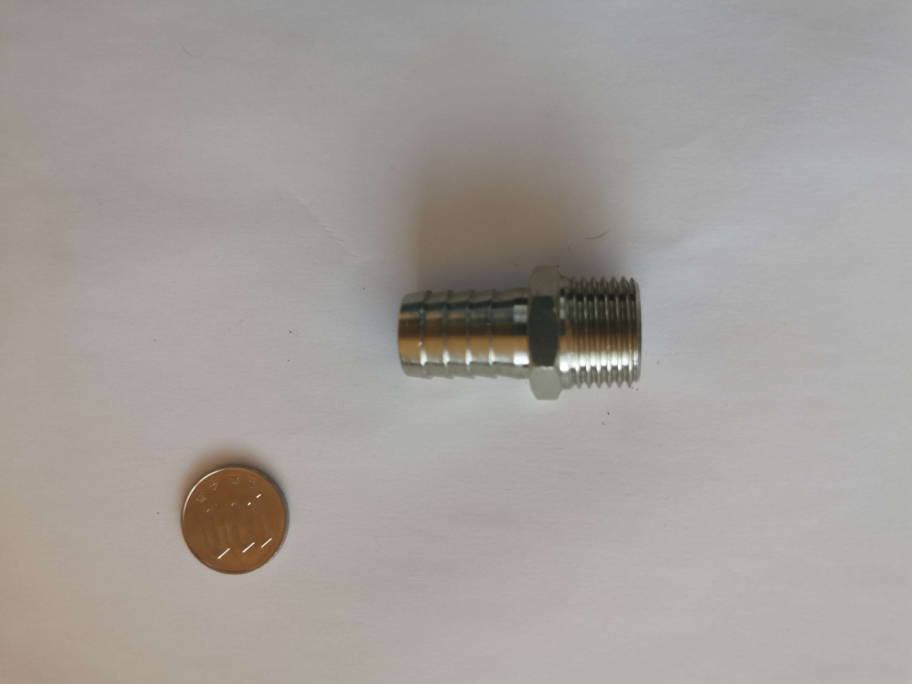
#> input picture DataBase/image7.jpg, 3648 x 2736 px (shown at 1/4 size)
$ jupyter execute droite_normale.ipynb
#> lines starting #> are read from the running program, lines starting #| are printed output that depends on the picture; after the words box and inside, x2 and y2 are one past the last pixel; in counts of white or black regions, pixels touching at a corner belong together; long printed decimals are rounded
### SRC/diametre_monnaie.py
import cv2
import numpy as np
import os

def conversion_piece(image_path,taille_piece):
    # Afficher le chemin absolu pour le débogage
    print(f"Chemin absolu de l'image: {os.path.abspath(image_path)}")

    # Vérifier si le fichier existe
    if not os.path.exists(image_path):
        print("Le fichier spécifié n'existe pas.")
        return None

    image = cv2.imread(image_path)#charge image
    if image is None:
        raise ValueError("L'image n'a pas pu être chargée.")

    gray = cv2.cvtColor(image, cv2.COLOR_BGR2GRAY)
    _,thresh = cv2.threshold(gray,0,255,cv2.THRESH_BINARY+cv2.THRESH_OTSU)
    thresh = cv2.bitwise_not(thresh)

    element = cv2.getStructuringElement(shape=cv2.MORPH_RECT, ksize=(5, 5))

    morph_img = thresh.copy()
    cv2.morphologyEx(src=thresh, op=cv2.MORPH_CLOSE, kernel=element, dst=morph_img)

    contours,_ = cv2.findContours(morph_img,cv2.RETR_TREE,cv2.CHAIN_APPROX_SIMPLE) #trouver les contours

    output_image = cv2.cvtColor(morph_img, cv2.COLOR_GRAY2BGR)# préparer l'image de sortie

    height, width = morph_img.shape[:2]# dimensions de l'image

    y_limit1 = height - 800 #limite
    y_limit2 = 800

    max_contour = None #contour et aire
    max_area = 0

    for cnt in contours: #on cherche dans la zone les contours
        (x, y), radius = cv2.minEnclosingCircle(cnt)
        center = (int(x), int(y))
        if (center[1] > y_limit1 or center[1] < y_limit2):
            area = cv2.contourArea(cnt)
            if area > max_area:
                max_area = area
                max_contour = cnt

    if max_contour is not None:
        (x, y), radius = cv2.minEnclosingCircle(max_contour)
        diameter = 2 * int(radius)
    else:
        diameter = 0

    cv2.imwrite('output_image_with_diameter.jpg', output_image)

    return taille_piece/diameter #diametre

def estimate_image(image_path):
    image = cv2.imread(image_path)#charge image
    if image is None:
        raise ValueError("L'image n'a pas pu être chargée.")

    gray = cv2.cvtColor(image, cv2.COLOR_BGR2GRAY)
    _,thresh = cv2.threshold(gray,0,255,cv2.THRESH_BINARY+cv2.THRESH_OTSU)
    thresh = cv2.bitwise_not(thresh)

    element = cv2.getStructuringElement(shape=cv2.MORPH_RECT, ksize=(5, 5))

    morph_img = thresh.copy()
    cv2.morphologyEx(src=thresh, op=cv2.MORPH_CLOSE, kernel=element, dst=morph_img)

    contours,_ = cv2.findContours(morph_img,cv2.RETR_TREE,cv2.CHAIN_APPROX_SIMPLE) #trouver les contours

    output_image = cv2.cvtColor(morph_img, cv2.COLOR_GRAY2BGR)# préparer l'image de sortie

    height, width = morph_img.shape[:2]# dimensions de l'image

    y_limit1 = height - 800 #limite
    y_limit2 = 800

    max_contour = None #contour et aire
    max_area = 0

    for cnt in contours: #on cherche dans la zone les contours
        (x, y), radius = cv2.minEnclosingCircle(cnt)
        center = (int(x), int(y))
        if (center[1] > y_limit1 or center[1] < y_limit2):
            area = cv2.contourArea(cnt)
            if area > max_area:
                max_area = area
                max_contour = cnt

    if max_contour is not None:
        (x, y), radius = cv2.minEnclosingCircle(max_contour)
        diameter = 2 * int(radius)
    else:
        diameter = 0

    (x, y), radius = cv2.minEnclosingCircle(max_contour)
    center = (int(x), int(y))
    radius = int(radius)
    cv2.circle(output_image, center, radius, (0, 255, 0), 2)
    cv2.circle(output_image, center, 1, (0, 0, 255), 3)
    start_point = (int(x - radius), int(y))
    end_point = (int(x + radius), int(y))
    cv2.line(output_image, start_point, end_point, (255, 0, 0), 2)

    return output_image #output image


image_path = '../DataBase/image7.jpg'
conversion = conversion_piece(image_path,22.6)
#> in conversion_piece, image is the input picture: shape (2736, 3648, 3); mean B, G, R 153.8, 157.9, 163.2
#> in conversion_piece, `gray = cv2.cvtColor(image, cv2.COLOR_BGR2GRAY)`:
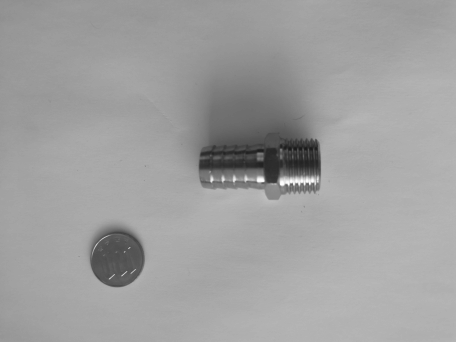
#> gray: shape (2736, 3648) (shown at 1/8 size); min 23, max 255, mean 159.1
#> in conversion_piece, `_,thresh = cv2.threshold(gray,0,255,cv2.THRESH_BINARY+cv2.THRESH_OTSU)`:
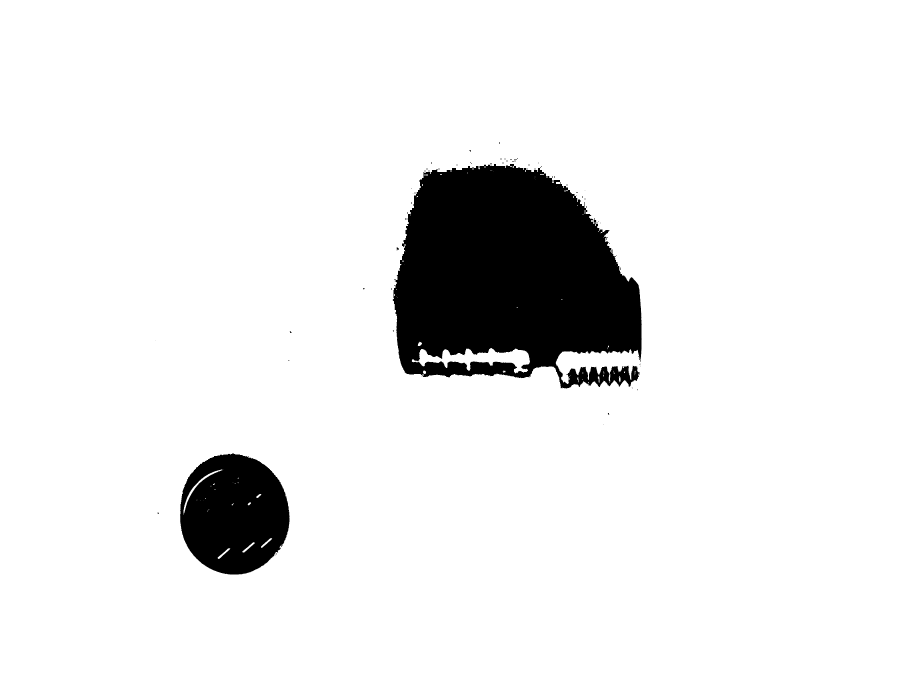
#> thresh: shape (2736, 3648) (shown at 1/4 size); 91.7% white; 76 black regions (65 under 20 px), largest, box (x1, y1, x2, y2) and area: (1571, 654, 2567, 1554) 659143, (720, 1814, 1158, 2298) 163661, (1586, 990, 1595, 1002) 68
#> in conversion_piece, `thresh = cv2.bitwise_not(thresh)`:
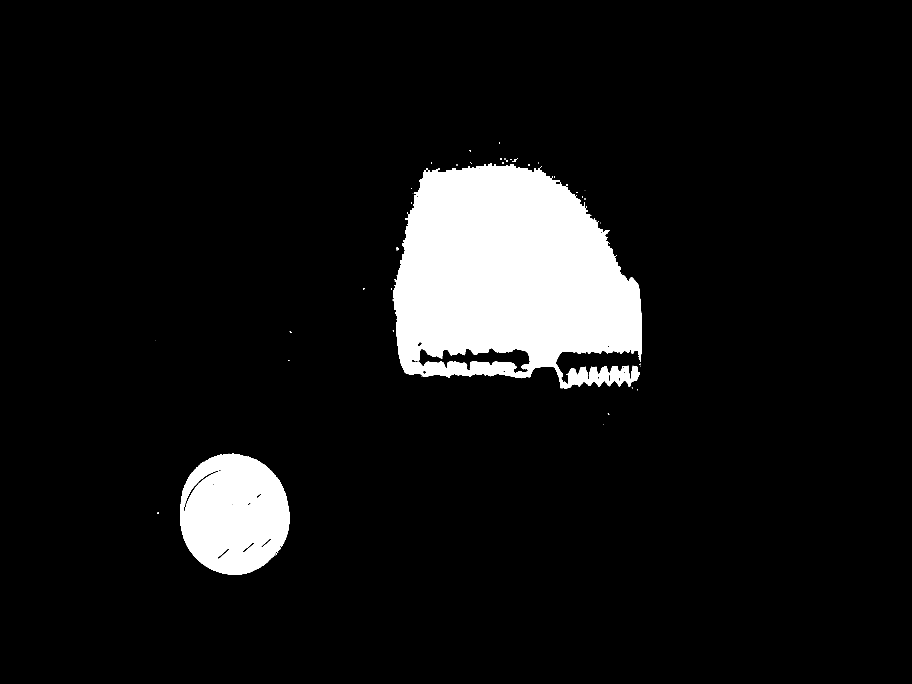
#> thresh: shape (2736, 3648) (shown at 1/4 size); 8.3% white; 76 white regions (65 under 20 px), largest, box (x1, y1, x2, y2) and area: (1571, 654, 2567, 1554) 659143, (720, 1814, 1158, 2298) 163661, (1586, 990, 1595, 1002) 68
#> in conversion_piece, `contours,_ = cv2.findContours(morph_img,cv2.RETR_TREE,cv2.CHAIN_APPROX..`: contours = 73 contours, 51 with area under 20; largest, box (x1, y1, x2, y2) and area: (1571, 654, 2567, 1554) 680176, (720, 1814, 1158, 2298) 166542, (1674, 1392, 2120, 1492) 20800, (733, 1882, 873, 2048) 1841, (871, 2192, 920, 2236) 494
#> the loop in conversion_piece, `for cnt in contours:` made 73 passes
#> (x, y, radius, center, area, max_area) on pass 2: (926.2, 2056.7, 243.1, (926, 2056), 166542, 166542)
#> after the loop in conversion_piece, `for cnt in contours:`: max_area = 166542; max_contour = contour of 641 points, box (x1, y1, x2, y2) (720, 1814, 1158, 2298), area 166542
#> in conversion_piece, `(x, y), radius = cv2.minEnclosingCircle(max_contour)`: x = 926.2; y = 2056.7; radius = 243.1
#> in conversion_piece, `diameter = 2 * int(radius)`: diameter = 486
#> conversion = 0.0465
cv2.imwrite('diametre_piece.png', estimate_image(image_path))
#> the loop in estimate_image, `for cnt in contours:` made 73 passes
#> after the loop in estimate_image, `for cnt in contours:`: max_area = 166542
#> in estimate_image, `(x, y), radius = cv2.minEnclosingCircle(max_contour)`: x = 926.2; y = 2056.7; radius = 243.1
#> in estimate_image, `diameter = 2 * int(radius)`: diameter = 486
#> in estimate_image, `center = (int(x), int(y))`: center = (926, 2056)
#> in estimate_image, `radius = int(radius)`: radius = 243
#> in estimate_image, `start_point = (int(x - radius), int(y))`: start_point = (683, 2056)
#> in estimate_image, `end_point = (int(x + radius), int(y))`: end_point = (1169, 2056)
if conversion:
    print(f"Conversion estimée en pixels : {conversion}")
#| Conversion estimée en pixels : 0.0465

### SRC/droite_normale.ipynb
[cell 1]
import cv2
import numpy as np
from matplotlib import pyplot as plt
import nbimporter
from diametre_monnaie import conversion_piece

[cell 2]
image_path = '../DataBase/image7.jpg'

reference_object_mm = 22.6  # diamètre de la pièce de monnaie en mm

# Les dimensions réelles en millimètres de la piece

diametre_reel_mm = 20  # Diamètre réel du filetage en mm
pas_reel_mm = 25.4 / 14 # Pas réel du filetage en mm

[cell 3]
def match(template,img):
    w, h = template.shape[::-1]
    res = cv2.matchTemplate(img,template,cv2.TM_CCOEFF_NORMED)
    min_val, max_val, min_loc, max_loc = cv2.minMaxLoc(res)

    top_left = max_loc
    bottom_right = (top_left[0] + w, top_left[1] + h)
    cv2.rectangle(img,top_left, bottom_right, 255, 2)

    return img,res,max_val

[cell 4]
def extract_line_pixels(img, start_point, end_point):
    height, width = img.shape[:2]  # Obtenir les dimensions de l'image
    num_points = max(abs(end_point[1] - start_point[1]), abs(end_point[0] - start_point[0]))

    x_values = np.linspace(start_point[0], end_point[0], num=num_points, endpoint=False).astype(int)
    y_values = np.linspace(start_point[1], end_point[1], num=num_points, endpoint=False).astype(int)

    x_values = np.clip(x_values, 0, width-1)
    y_values = np.clip(y_values, 0, height-1)

    pixel_values = img[y_values, x_values]

    return pixel_values

[cell 5]
def draw_tooth_pattern(image_path, pas_reel_mm, reference_object_mm, rotation):
    # Supposons que cette fonction retourne la taille en pixels du diamètre réel
    size_pixels = conversion_piece(image_path, reference_object_mm)

    if size_pixels <= 0:
        raise ValueError("La taille en pixels doit être positive et non nulle")

    pas_pixels = pas_reel_mm / size_pixels
    tooth_height = max(int(1 / size_pixels), 1)  # Assurez-vous que la hauteur est au moins 1

    pattern_width = int(pas_pixels) * 4  # Largeur pour 4 dents

    pattern_image = np.zeros((tooth_height, pattern_width), dtype=np.uint8)

    # Dessiner 4 dents
    for i in range(4):
        start_x = int(i * pas_pixels + pas_pixels * 0.25)
        end_x = int((i + 1) * pas_pixels - pas_pixels * 0.25)
        middle_x = int((start_x + end_x) / 2)

        cv2.line(pattern_image, (start_x, tooth_height - 1), (middle_x, 0), 255, 1)
        cv2.line(pattern_image, (middle_x, 0), (end_x, tooth_height - 1), 255, 1)

    if rotation:
        pattern_image = cv2.rotate(pattern_image, cv2.ROTATE_180)

    return pattern_image

[cell 6]
def match_and_draw_normal_and_analyze(image_path, pas_reel_mm, reference_object_mm, rotation):
    template = draw_tooth_pattern(image_path, pas_reel_mm, reference_object_mm, rotation)

    # Ensure the image is correctly loaded
    img_color = cv2.imread(image_path)
    if img_color is None:
        raise FileNotFoundError("The image could not be loaded. Please check the image path.")

    # Continue with filtering and processing as before
    img_filtered = cv2.bilateralFilter(img_color, d=9, sigmaColor=75, sigmaSpace=75)
    gray = cv2.cvtColor(img_filtered, cv2.COLOR_BGR2GRAY)
    clahe = cv2.createCLAHE(clipLimit=2.0, tileGridSize=(8, 8))
    gray_clahe = clahe.apply(gray)
    thresh = cv2.adaptiveThreshold(gray_clahe, 255, cv2.ADAPTIVE_THRESH_GAUSSIAN_C, cv2.THRESH_BINARY, 11, 2)
    thresh = cv2.bitwise_not(thresh)
    cv2.imwrite('try.jpg', thresh)

    # Ensure the template and the image are correctly passed to the match function
    img_with_rectangle, res, max_val = match(template, gray_clahe)

    # Continue your function as before
    w, h = template.shape[::-1]
    top_left = cv2.minMaxLoc(res)[3]
    bottom_right = (top_left[0] + w, top_left[1] + h)
    center = ((top_left[0] + bottom_right[0]) // 2, (top_left[1] + bottom_right[1]) // 2)
    length = 2000  # Adjust as necessary
    cv2.imwrite('try.jpg', img_with_rectangle)

    start_point = (center[0], center[1] - length // 2)
    end_point = (center[0], center[1] + length // 2)
    pixel_values = extract_line_pixels(gray, start_point, end_point)

    return pixel_values

[cell 7]
# [21 lines left out: function diameter_filtage, not called in this run]

[cell 8]
import numpy as np
import matplotlib.pyplot as plt

pixel_values = match_and_draw_normal_and_analyze(image_path, pas_reel_mm, reference_object_mm, False)
#> the loop in conversion_piece (call 2), `for cnt in contours:` made 73 passes
#> after the loop in draw_tooth_pattern, `for i in range(4):`:
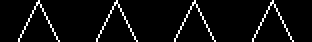
#> pattern_image: shape (21, 156) (shown 2 times larger); 5% white in thin lines or dots, all inside (x1, y1, x2, y2) = (9, 0, 147, 21)
#> in match_and_draw_normal_and_analyze, `gray_clahe = clahe.apply(gray)`:
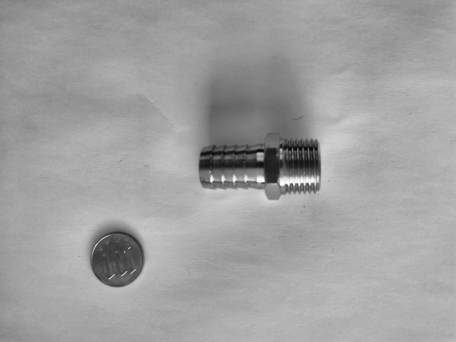
#> gray_clahe: shape (2736, 3648) (shown at 1/8 size); min 10, max 255, mean 160.1
#> in match_and_draw_normal_and_analyze, `thresh = cv2.adaptiveThreshold(gray_clahe, 255, cv2.ADAPTIVE_THRESH_GA..`:
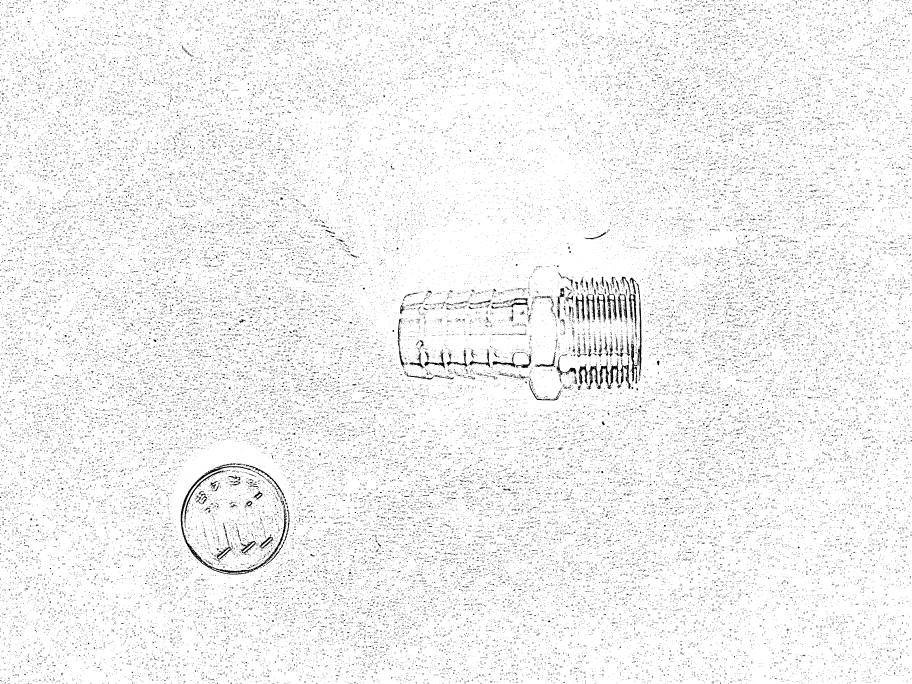
#> thresh: shape (2736, 3648) (shown at 1/4 size); 95.2% white; black in thin lines or dots
#> in match_and_draw_normal_and_analyze, `thresh = cv2.bitwise_not(thresh)`:
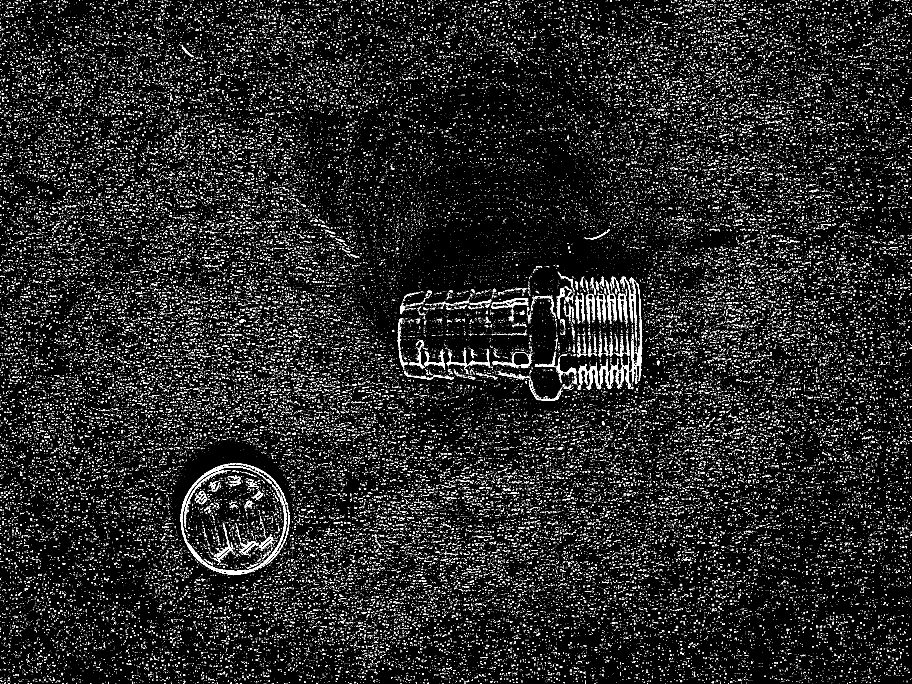
#> thresh: shape (2736, 3648) (shown at 1/4 size); 4.8% white in thin lines or dots
#> in match, `res = cv2.matchTemplate(img,template,cv2.TM_CCOEFF_NORMED)`:
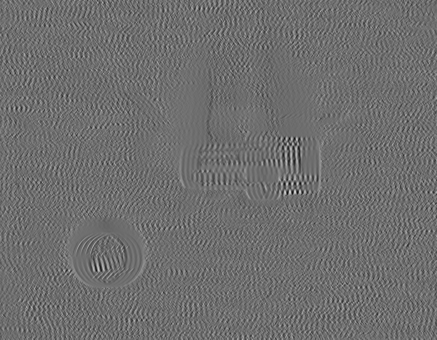
#> res: shape (2716, 3493) float32 (shown at 1/8 size); min -0.162, max 0.212, mean -3.52e-05; drawn with min black and max white

plt.figure(figsize=(10, 2))
plt.plot(pixel_values, color='gray')

plt.grid(True)
plt.show()
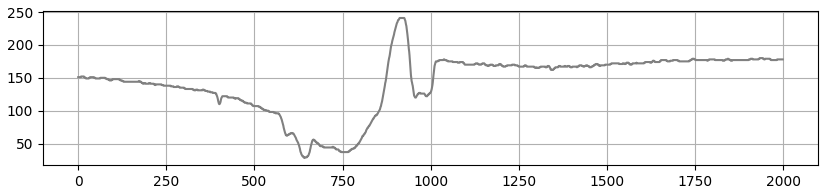
#> figure drawn by matplotlib, 1 panel; curve peaks at x = 912, y = 241

[cell 9]
#methode ombre shadow removal modele de machine learning

[cell 10]
match_and_draw_normal_and_analyze(image_path, pas_reel_mm, reference_object_mm, False)

$ run again, with DataBase/image15.jpg copied over DataBase/image7.jpg
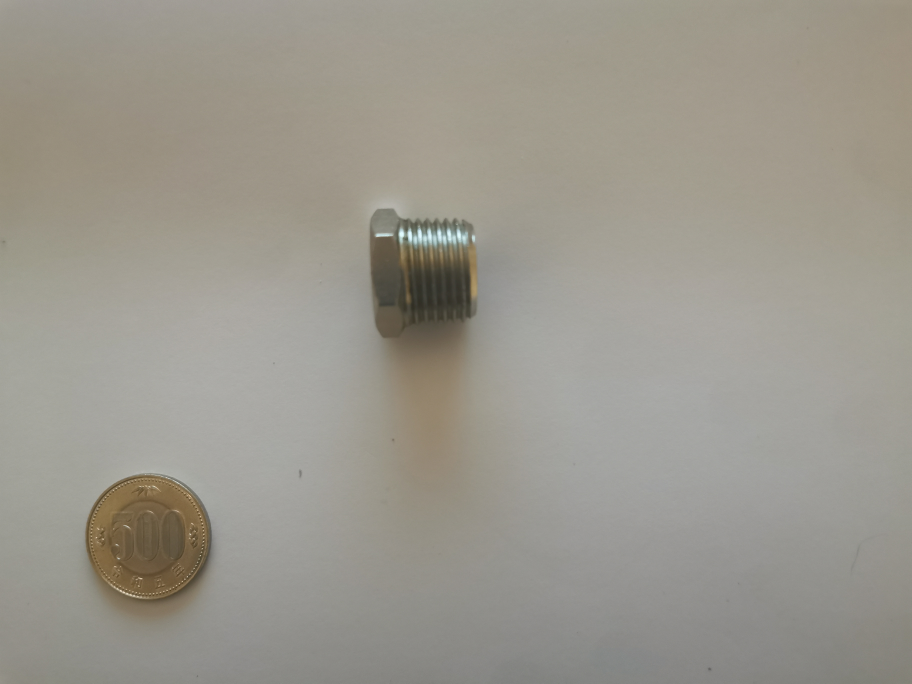
#> input picture DataBase/image15.jpg, 3648 x 2736 px (shown at 1/4 size)
#> in conversion_piece, image is the input picture: shape (2736, 3648, 3); mean B, G, R 141.7, 151.4, 155
#> in conversion_piece, `cv2.morphologyEx(src=thresh, op=cv2.MORPH_CLOSE, kernel=element, dst=m..`:
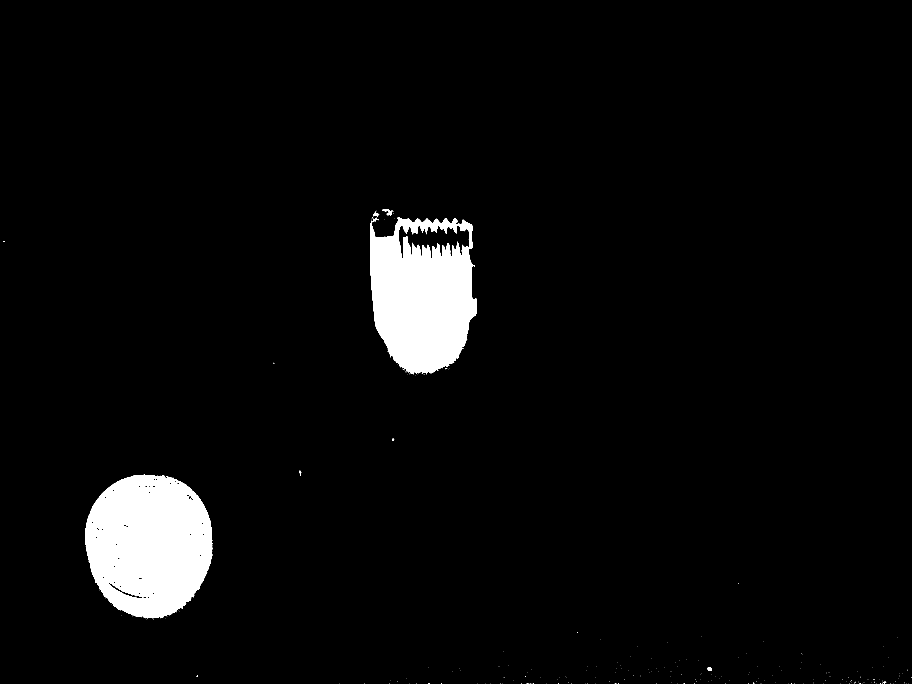
#> morph_img: shape (2736, 3648) (shown at 1/4 size); 4.2% white; 238 white regions (228 under 20 px)
#> in conversion_piece, `contours,_ = cv2.findContours(morph_img,cv2.RETR_TREE,cv2.CHAIN_APPROX..`: contours = 313 contours, 229 with area under 20; largest, box (x1, y1, x2, y2) and area: (341, 1899, 852, 2475) 229622, (1480, 870, 1908, 1498) 213966, (1592, 900, 1880, 1036) 22052, (432, 2327, 571, 2395) 1410, (1528, 837, 1571, 864) 312
#> the loop in conversion_piece, `for cnt in contours:` made 313 passes
#> (x, y, radius, area, max_area) on pass 72: (3537.5, 2730.5, 6.52, 27.5, 27.5)
#> after the loop in conversion_piece, `for cnt in contours:`: max_area = 229622; max_contour = contour of 849 points, box (x1, y1, x2, y2) (341, 1899, 852, 2475), area 229622
#> in conversion_piece, `(x, y), radius = cv2.minEnclosingCircle(max_contour)`: x = 598.5; y = 2185.6; radius = 290.1
#> diameter = 580
#> conversion = 0.039
#> the loop in estimate_image, `for cnt in contours:` made 313 passes
#> cnt on passes 45 to 47: [[3215, 2732]], [[3164, 2732], [3165, 2733], [3165, 2735], [3165, 2733]], [[3043, 2732], [3044, 2732]]
#| Conversion estimée en pixels : 0.03897
#> the loop in conversion_piece (call 2), `for cnt in contours:` made 313 passes
#> cnt on passes 1 to 3: [[3633, 2735]], [[3625, 2735]], [[3575, 2735]]
#> img: shape (2736, 3648); min 21, max 255, mean 152.2
#> `plt.show()`:
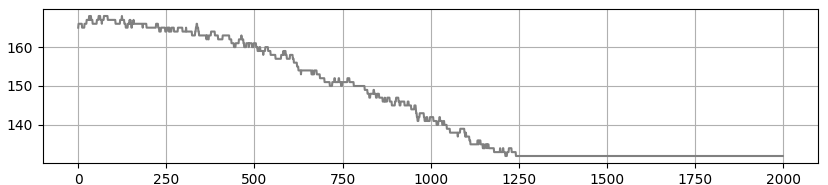
#> figure drawn by matplotlib, 1 panel; curve peaks at x = 31, y = 168
